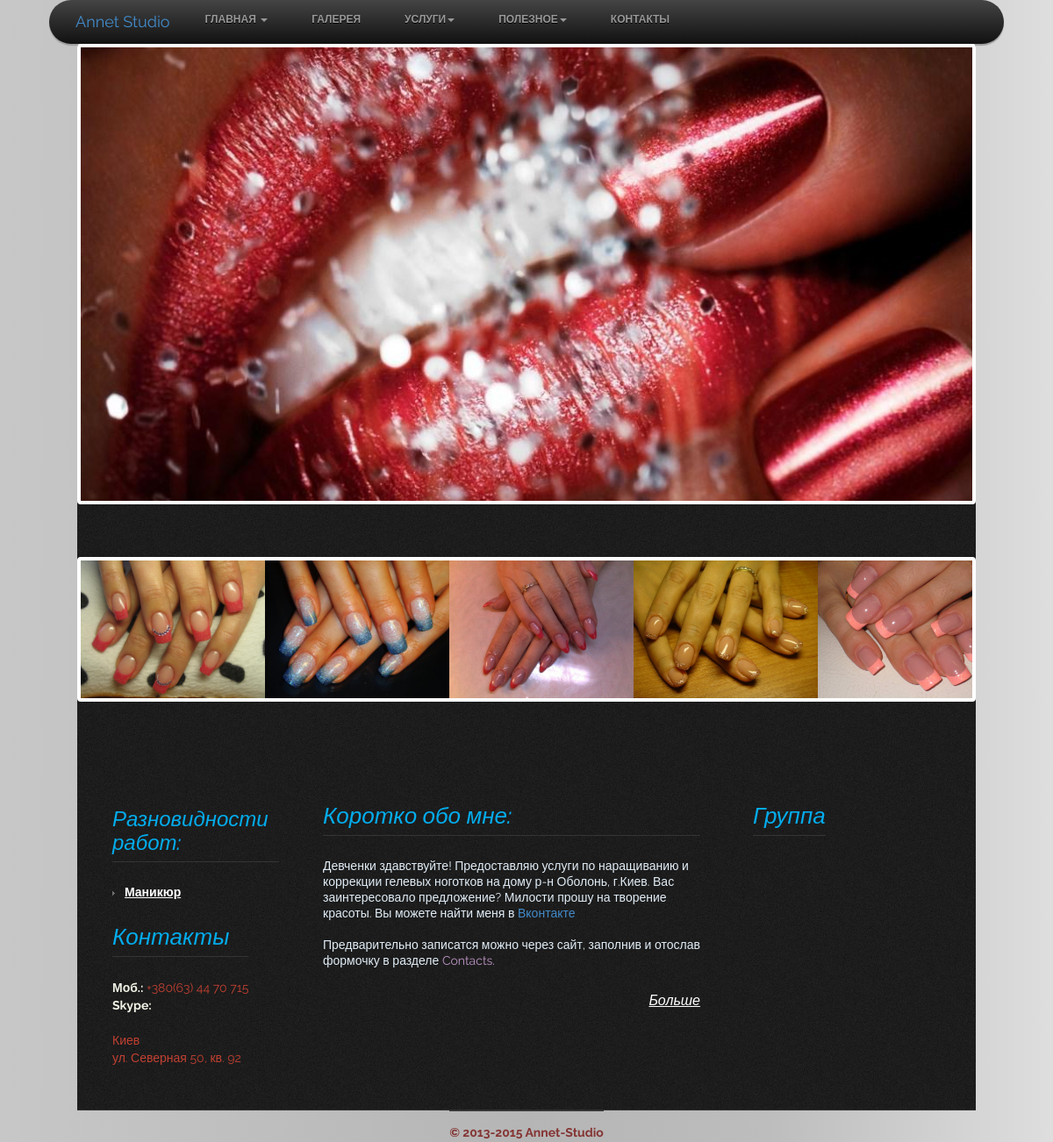
The page / on the database its author committed.
### AnnetBox/models.py (models this page shows, shortened)
class Slide(models.Model):
    title = models.CharField(max_length=60, blank=True, null=True)
    slide = models.FileField(upload_to="slide")
    public = models.BooleanField()
    def images(self):
        lst = [x.image.name for x in self.image_set.all()]
        lst = ["%s" % (x for x in lst)]
        return ''.join([lst, ', '])
    images.allow_tags = True

class Image(models.Model):
    image = models.FileField(upload_to="works")
    albums = models.ManyToManyField(Album, blank=True)
    done = models.DateTimeField()
    rating = models.IntegerField(default=80)
    client = models.ForeignKey(Client, null=True, blank=True)
    public = models.BooleanField()
    def thumbnail(self):
        return """<a href="/media/%s"><img border="0" alt="" src="/media/%s" height="40" /></a>""" % (
            (self.image.name, self.image.name))
    thumbnail.allow_tags = True

class TypeWork(models.Model):
    type_work = models.CharField(max_length=60)
    link = models.CharField(max_length=100, null=True, blank=True)
    price = models.IntegerField()
    description = models.TextField(max_length=460, null=True, blank=True)
    public = models.BooleanField()

class Personal(models.Model):
    photo = models.ImageField(upload_to="personal")
    mobile1 = models.CharField(max_length=20)
    mobile2 = models.CharField(max_length=20, null=True, blank=True)
    email = models.EmailField(max_length=40)
    group = models.TextField(max_length=80, null=True, blank=True)
    skype = models.CharField(max_length=20, null=True, blank=True)
    city = models.CharField(max_length=20)
    adress1 = models.TextField(max_length=100)
    adress2 = models.TextField(max_length=80, null=True, blank=True)
    def thumbnail(self):
        return """<a href="/media/%s"><img border="0" alt="" src="/media/%s" height="40" /></a>""" % (
            (self.photo.name, self.photo.name))
    thumbnail.allow_tags = True

class TextBlock(models.Model):
    text = models.TextField()
    tag = models.ForeignKey(Tag, null=False, blank=False)
    public = models.BooleanField()

### AnnetBox/views.py (the view, shortened to what this page needs)
def main(request):
    images = Image.objects.all()
    slides = Slide.objects.all()
    short_by_me = TextBlock.objects.filter(tag__name__contains='short_by_me')
    contacts = Personal.objects.all()[0]
    type_works = TypeWork.objects.all()
    tickets = Ticket.objects.filter(status__name='Открыта')
    return render_to_response("home.html",
                              dict(tickets=tickets, images=images, type_works=type_works, contacts=contacts,
                                   slides=slides,
                                   short_by_me=short_by_me, user=request.user,
                                   media_url=MEDIA_URL, static_url=STATIC_URL),
                              context_instance=RequestContext(request))

### templates/home.html (shortened to what this page needs)
{% extends "base.html" %}
{% load staticfiles %}
{% block content %}
    <section id="content">
        <div id="slider" class="flexslider">
            <ul class="slides">
                {% for slide in slides %}
                    {% if slide.public %}
                        <li><img src="{{ media_url }}{{ slide.slide.name }}"></li>
                    {% endif %}
                {% endfor %}
            </ul>
        </div>
        <div id="carousel" class="flexslider">
            <ul class="slides">
                {% for img in images %}
                    {% if img.public %}
                        <li><img src="{{ media_url }}{{ img.image.name }}"/></li>
                    {% endif %}
                {% endfor %}
            </ul>
        </div>
        <div class="page1-row1 pad-1">
            <div class="col-1">
                {% block kind_work %}
                    <h3 class="h3 p2">Разновидности работ:</h3>
                    <ul class="list-1">
                        {% for type_work in type_works %}
                            {% if type_work.public %}
                                <li><a href="{{ type_work.link }}">{{ type_work.type_work }}</a></li>
                            {% endif %}
                        {% endfor %}
                    </ul>
                {% endblock %}
                {% block contacts_home %}
                    <div class="col-3">
                        <h2 class="h2 p2">Контакты</h2>
                        {% if contacts %}
                            <div class="adr">
                            <p class="p3">
                                <strong>Моб.:</strong> <span class="clr-1">{{ contacts.mobile1 }}</span><br>
                                <strong>Skype:</strong> <br>
                            <p class="clr-1">{{ contacts.city }}<br>
                                {{ contacts.adress1 }}
                            </p>
                        {% endif %}
                        </div>
                    </div>
                {% endblock %}
            </div>
            {% block short_by_me %}
                <div class="col-2">
                    <h2 class="h2 p2">Коротко обо мне:</h2>
                    {% for text in short_by_me %}
                        {% if text.public %}
                            <p class="p1">
                                {{ text.text|safe }}
                            </p>
                        {% endif %}
                    {% endfor %}
                    <a href="about.html" class="link-1 link-1-pad bot-1">Больше</a>
                </div>
            {% endblock %}
            <div class="col-3">
                <h2 class="h2 p2">Группа</h2>
            </div>
        </div>
    </section>
{% endblock %}

### AnnetBox/static/css/style.css (style rules this page uses)
html, body { width: 100%; padding: 0; margin: 0; }
body { font: 14px/18px "Times New Roman", Times, serif; color: #f2f2e6; background: #262626; }
.gradient2 { background: rgba(199, 199, 199, 1); background: -moz-linear-gradient(left, rgba(199, 199, 199, 1) 0%, rgba(181, 181, 181, 1) 50%, rgba(189, 189, 189, 1) 73%, rgba(201, 201, 201, 1) 83%, rgba(222, 222, 222, 1) 100%); background: -webkit-gradient(left top, right top, color-stop(0%, rgba(199, 199, 199, 1)), color-stop(50%, rgba(181, 181, 181, 1)), color-stop(73%, rgba(189, 189, 189, 1)), color-stop(83%, rgba(201, 201, 201, 1)), color-stop(100%, rgba(222, 222, 222, 1))); background: -webkit-linear-gradient(left, rgba(199, 199, 199, 1) 0%, rgba(181, 181, 181, 1) 50%, rgba(189, 189, 189, 1) 73%, rgba(201, 201, 201, 1) 83%, rgba(222, 222, 222, 1) 100%); background: -o-linear-gradient(left, rgba(199, 199, 199, 1) 0%, rgba(181, 181, 181, 1) 50%, rgba(189, 189, 189, 1) 73%, rgba(201, 201, 201, 1) 83%, rgba(222, 222, 222, 1) 100%); background: -ms-linear-gradient(left, rgba(199, 199, 199, 1) 0%, rgba(181, 181, 181, 1) 50%, rgba(189, 189, 189, 1) 73%, rgba(201, 201, 201, 1) 83%, rgba(222, 222, 222, 1) 100%); background: linear-gradient(to right, rgba(199, 199, 199, 1) 0%, rgba(181, 181, 181, 1) 50%, rgba(189, 189, 189, 1) 73%, rgba(201, 201, 201, 1) 83%, rgba(222, 222, 222, 1) 100%); filter: progid:DXImageTransform.Microsoft.gradient(startColorstr='#c7c7c7', endColorstr='#dedede', GradientType=1); }
a { text-decoration: none; cursor: pointer; text-decoration: none; }
.link-1 { font-size: 16px; line-height: 20px; color: #fff; font-style: italic; text-decoration: underline; display: inline-block; }
.clr-1 { color: #C24032; }
h2 { font-size: 28px; line-height: 36px; color: #bf96c7; font-weight: bold; font-style: italic; }
.h2 { border-bottom: #353535 1px solid; padding-bottom: 7px; }
h3 { font-size: 24px; line-height: 30px; color: #bf96c7; font-weight: normal; font-style: italic; }
.h3 { border-bottom: #353535 1px solid; padding-top: 5px; padding-bottom: 8px; }
ul { margin: 0; padding: 0; list-style-image: none; }
ul.list-1 li { padding: 0 0 8px 14px; line-height: 18px; background: url(../images/marker-1.gif) 0 8px no-repeat; }
ul.list-1 li a { font-size: 14px; color: #fff; line-height: 18px; font-weight: bold; text-decoration: underline; }
.bot-1 { margin-bottom: 21px; }
.pad-1 { padding-left: 40px; padding-right: 40px; }
.p1 { padding-bottom: 18px; color: #e1edf7; }
.p2 { margin-bottom: 25px; color: #04acec; }
.p3 { padding-bottom: 20px; }
#content { width: 1024px; margin: 0 auto; background: url(../images/bg.jpg) 0 0 repeat; padding-bottom: 49px; border-bottom: #303030 1px solid; }
.page1-row1 { overflow: hidden; padding-top: 36px; }
.col-1 { float: left; width: 190px; margin-right: 50px; }
.col-2 { float: left; width: 430px; margin-right: 60px; }
.col-3 { float: left; }
.link-1-pad { float: right; margin-top: 9px; }
.adr { line-height: 20px; }

### AnnetBox/static/css/flexslider.css (style rules this page uses)
.slides, .slides > li, .flex-control-nav, .flex-direction-nav { margin: 0; padding: 0; list-style: none; }
.flexslider { margin: 0; padding: 0; }
.flexslider .slides > li { display: none; -webkit-backface-visibility: hidden; }
.flexslider .slides img { width: 100%; display: block; }
.flexslider .slides:after { content: "\0020"; display: block; clear: both; visibility: hidden; line-height: 0; height: 0; }
.flexslider { margin: 0 0 60px; background: #ffffff; border: 4px solid #ffffff; position: relative; zoom: 1; -webkit-border-radius: 4px; -moz-border-radius: 4px; border-radius: 4px; -webkit-box-shadow: '' 0 1px 4px rgba(0, 0, 0, 0.2); -moz-box-shadow: '' 0 1px 4px rgba(0, 0, 0, 0.2); -o-box-shadow: '' 0 1px 4px rgba(0, 0, 0, 0.2); box-shadow: '' 0 1px 4px rgba(0, 0, 0, 0.2); }
.flexslider .slides { zoom: 1; }
.flexslider .slides img { height: auto; }

### rows shown on the page
Slide: slide.name (picture)
Image: image.name (picture)
Image: image.name (picture)
Image: image.name (picture)
Image: image.name (picture)
Image: image.name (picture)
TypeWork: public True (drawn), type_work "Маникюр"
Personal: mobile1 "+380(63) 44 70 715", city "Киев", adress1 "ул. Северная 50, кв. 92"
TextBlock: text "Девченки здавствуйте! Предоставляю услуги по наращиванию и коррекции гелевых ноготков на дому р-н Оболонь, г.Киев. Вас заинтересовало предложение? Милости прошу на творение красоты. Вы можете найти меня в Вконтакте"
TextBlock: text "Предварительно записатся можно через сайт, заполнив и отослав формочку в разделе Contacts."
